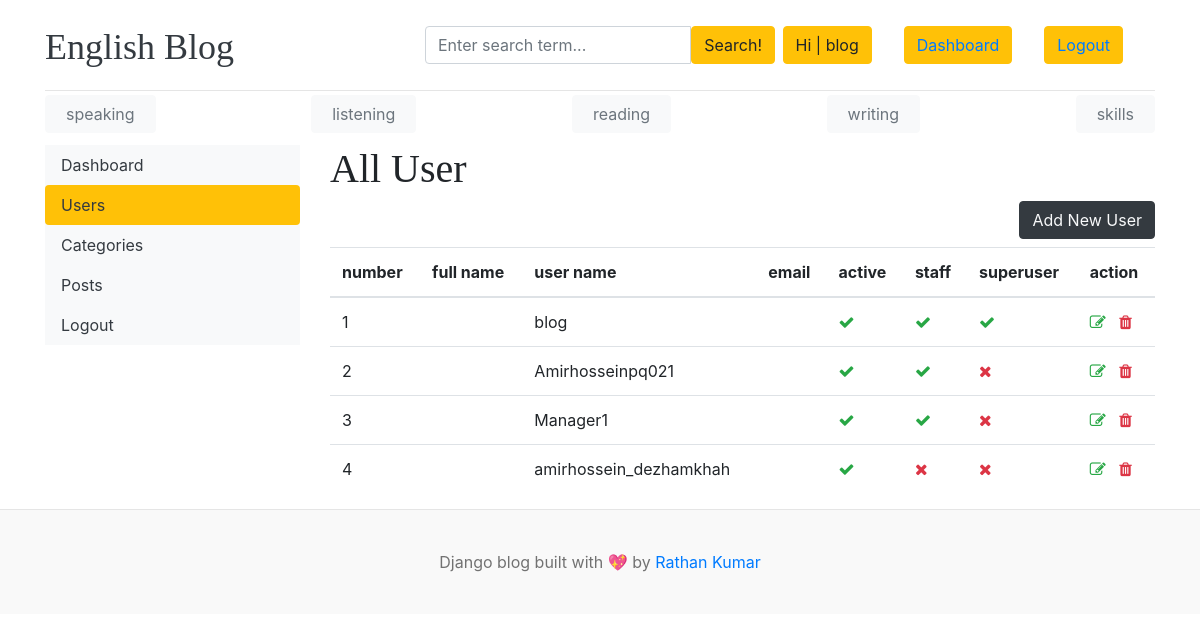
The page /dashboard/users/ (signed in) on the database its author committed.
### blogs/models.py (models this page shows, shortened)
class Category(models.Model):
    category_name = models.CharField(max_length=50, unique=True)
    created_at = models.DateTimeField(auto_now_add=True)
    updated_at = models.DateTimeField(auto_now=True)
    class Meta:
        verbose_name_plural = 'categories'

### dashboards/views.py (the view)
# urls.py: path('users/', views.users, name='users'),
def users(request):
    all_users = User.objects.all()
    context = {
        'users': all_users,
    }
    return render(request, 'dashboard/users.html', context)

### blogs/context_processors.py (called while the page is built)
def get_categories(request):
    categories = Category.objects.all()
    return dict(categories=categories)

def get_social_links(request):
    social_links = SocialLink.objects.all()
    return dict(social_links=social_links)

### templates/dashboard/users.html (shortened to what this page needs)
{% extends 'base.html' %}
{% block content %}
    <div class="row">
        {% include 'dashboard/sidebar.html' %}
        <div class="col-md-9">
            {% if  user.is_staff %}
            {% if perms.auth.view_user %}
                <h1>All User</h1>
                <a href="{% url 'add_user' %}" class="btn btn-dark text-light float-right mb-2">Add New User</a>
                <table class="table table-hover">
                    <thead>
                    <tr>
                        <th scope="col">number</th>
                        <th scope="col">full name</th>
                        <th scope="col">user name</th>
                        <th scope="col">email</th>
                        <th scope="col">active</th>
                        <th scope="col">staff</th>
                        <th scope="col">superuser</th>
                        <th scope="col">action</th>
                    </tr>
                    </thead>
                    <tbody>
                    {% for user in users %}
                        <tr>
                            <td>{{ forloop.counter }}</td>
                            <td><a href="">{{ user.first_name }} {{ user.last_name }}</a>
                            </td>
                            <td>{{ user.username }}</td>
                            <td>{{ user.email }}</td>
                            <td>{% if user.is_active == True %}<i class="fa fa-check text-success"></i>{% else %}
                                <i class="fa fa-times text-danger"></i>{% endif %} </td>
                            <td>{% if user.is_staff == True %}<i class="fa fa-check text-success"></i>{% else %}
                                <i class="fa fa-times text-danger"></i>{% endif %} </td>
                            <td>{% if user.is_superuser == True %}<i class="fa fa-check text-success"></i>{% else %}
                                <i class="fa fa-times text-danger"></i>{% endif %} </td>
                            <td>
                                <a href="{% url 'edit_user' user.id  %}"><i class="fa fa-edit text-success"></i></a>
                                <a href="{% url 'delete_user' user.id %}"><i class="fa fa-trash text-danger"></i></a>
                            </td>
                        </tr>
                    {% endfor %}
                    </tbody>
                </table>
                </div>
            {% endif %}
    {% endif %}
    </div>
    </div>
{% endblock %}

### templates/base.html (shortened to what this page needs)
{% load static %}
<!DOCTYPE html>
<html lang="en">
<head>
    <link href="https://getbootstrap.com/docs/4.0/dist/css/bootstrap.min.css" rel="stylesheet">
    <link href="{% static 'css/blog.css' %}" rel="stylesheet">
    <link rel="stylesheet" href="https://cdnjs.cloudflare.com/ajax/libs/font-awesome/4.7.0/css/font-awesome.min.css">
</head>
<body>
<div class="container">
    <header class="blog-header py-3">
        <div class="row flex-nowrap justify-content-between align-items-center">
            <div class="col-4 pt-1">
                <a class="blog-header-logo text-dark" href="/">English Blog</a>
            </div>
            <div class="col-4">
                <form action="{% url 'search' %}" method="GET">
                    <div class="input-group">
                        <input class="form-control" type="text" name="keyword" value="{{ keyword }}"
                               placeholder="Enter search term..." aria-label="Enter search term..."
                               aria-describedby="button-search"/>
                        <button type="submit" class="btn btn-warning" id="button-search" type="button">Search!</button>
                    </div>
                </form>
            </div>
            <div class="col-4 d-flex justify-content-end align-items-center">
                {% if not user.is_authenticated %}
                    <buttun class="btn btn-warning"><a class="btn btn-sm btn-warning" href="{% url 'login' %}">Login</a>
                    </buttun> &nbsp;
                    <buttun class="btn btn-warning"><a class="btn btn-sm btn-warning" href="{% url 'register' %}">Register</a>
                    </buttun> &nbsp;
                {% else %}
                    <botton class="btn btn-warning"><span>Hi | {{ user.username }}</span></botton>
                    {% if user.is_staff %}
                        <buttun class="btn btn-warning"><span><a href="{% url 'dashboard' %}">Dashboard</a></span>
                        </buttun>
                    {% endif %}
                    <buttun class="btn btn-warning"><span><a href="{% url 'logout' %}">Logout</a></span></buttun>
                {% endif %}
            </div>
        </div>
    </header>
    <div class="nav-scroller py-1 mb-2">
        <nav class="nav d-flex justify-content-between">
            {% for cat in categories %}
                <button type="button" class="btn btn-light"><a class="p-2 text-muted"
                                                               href="{% url 'posts_by_category' cat.id %}">{{ cat.category_name }}</a>
                </button>
            {% endfor %}
        </nav>
    </div>
    {% block content %}
    {% endblock %}
    <footer class="blog-footer">
        <p>Django blog built with 💖 by <a href="#">Rathan Kumar</a></p>
    </footer>
</body>
</html>

### config/static/css/blog.css (style rules this page uses)
.blog-header { border-bottom: 1px solid #e5e5e5; }
.blog-header-logo { font-family: "Playfair Display", Georgia, "Times New Roman", serif; font-size: 2.25rem; }
h1, h2, h3, h4, h5, h6 { font-family: "Playfair Display", Georgia, "Times New Roman", serif; }
.blog-footer { padding: 2.5rem 0; color: #727272; text-align: center; background-color: #f9f9f9; border-top: .05rem solid #e5e5e5; }
.blog-footer p:last-child { margin-bottom: 0; }

### rows shown on the page
Category: category_name "speaking"
Category: category_name "listening"
Category: category_name "reading"
Category: category_name "writing"
Category: category_name "skills"

### other values the page prints
{{ user.username }} "blog"
{{ user.username }} "Amirhosseinpq021"
{{ user.username }} "Manager1"
{{ user.username }} "amirhossein_dezhamkhah"
